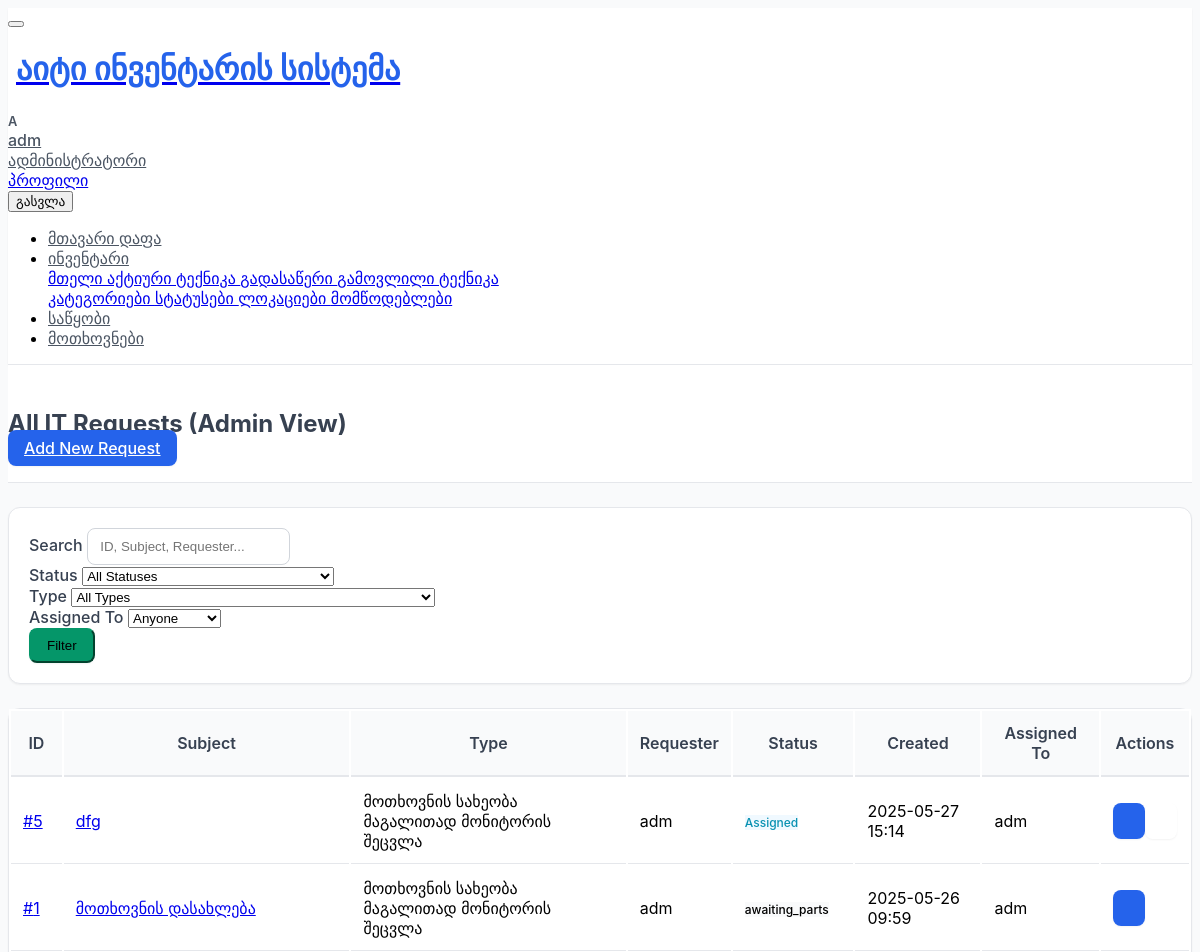
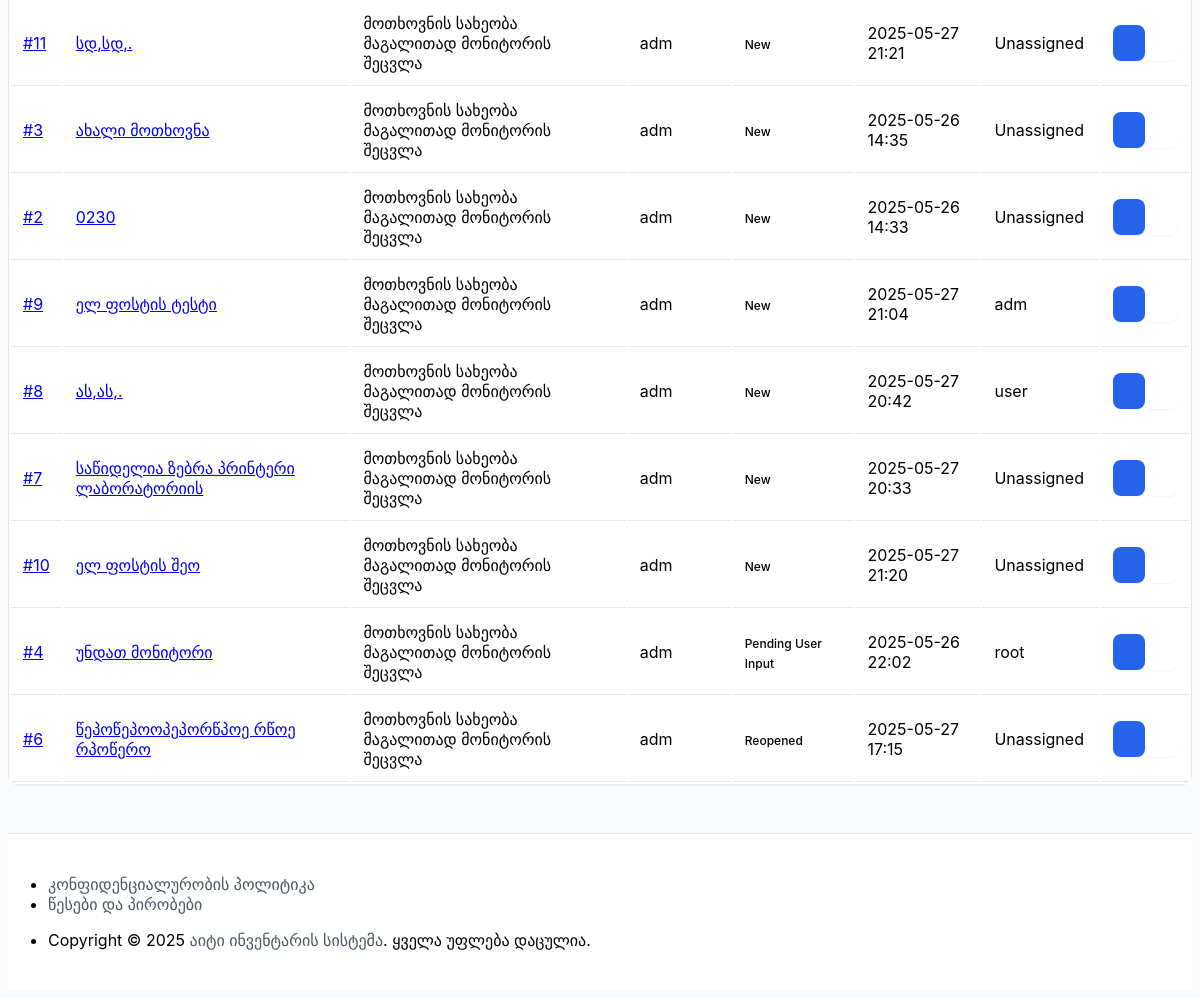
The app's page /requests/admin-list/ (signed in), older data (2 pictures, top to bottom).
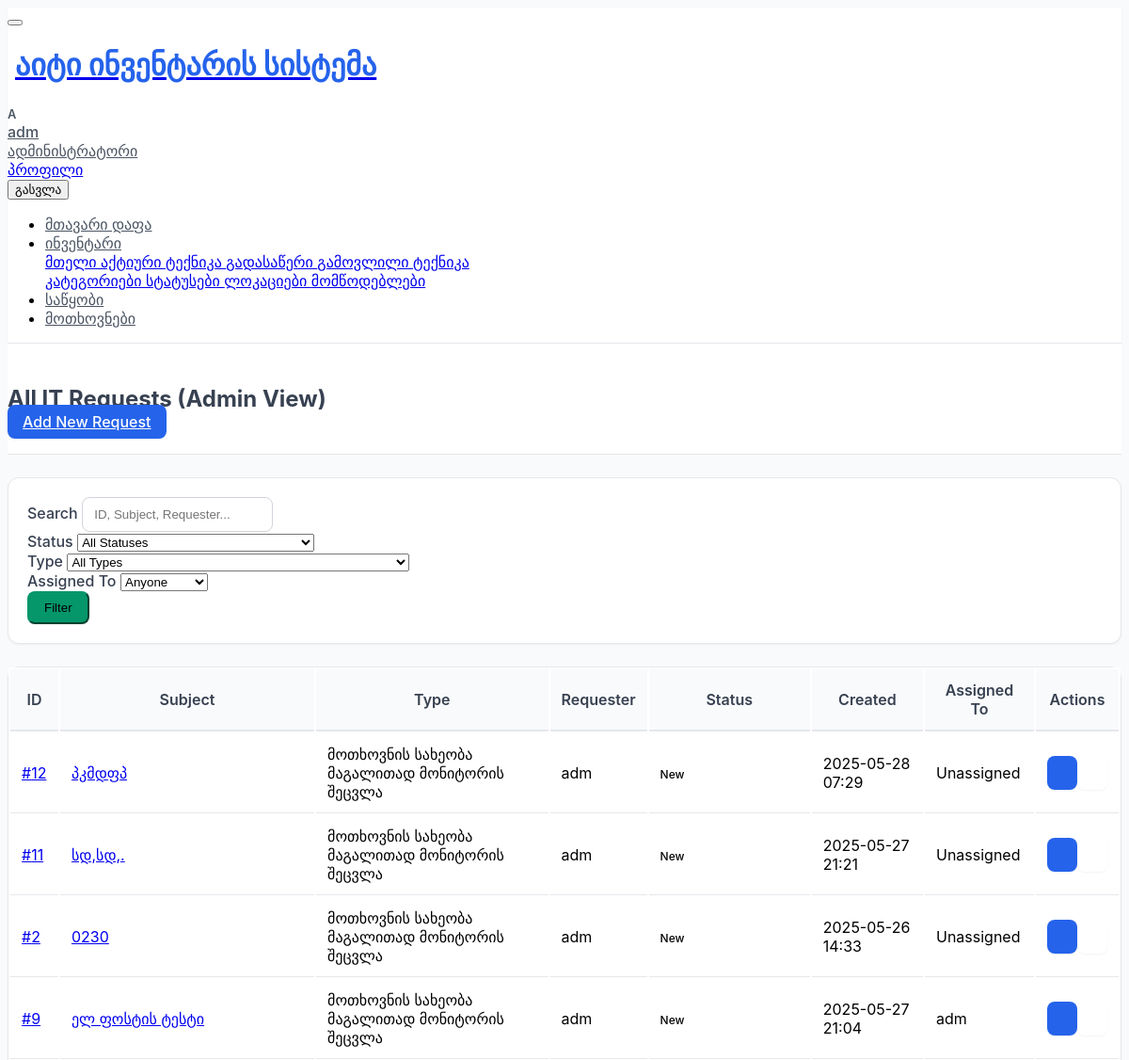
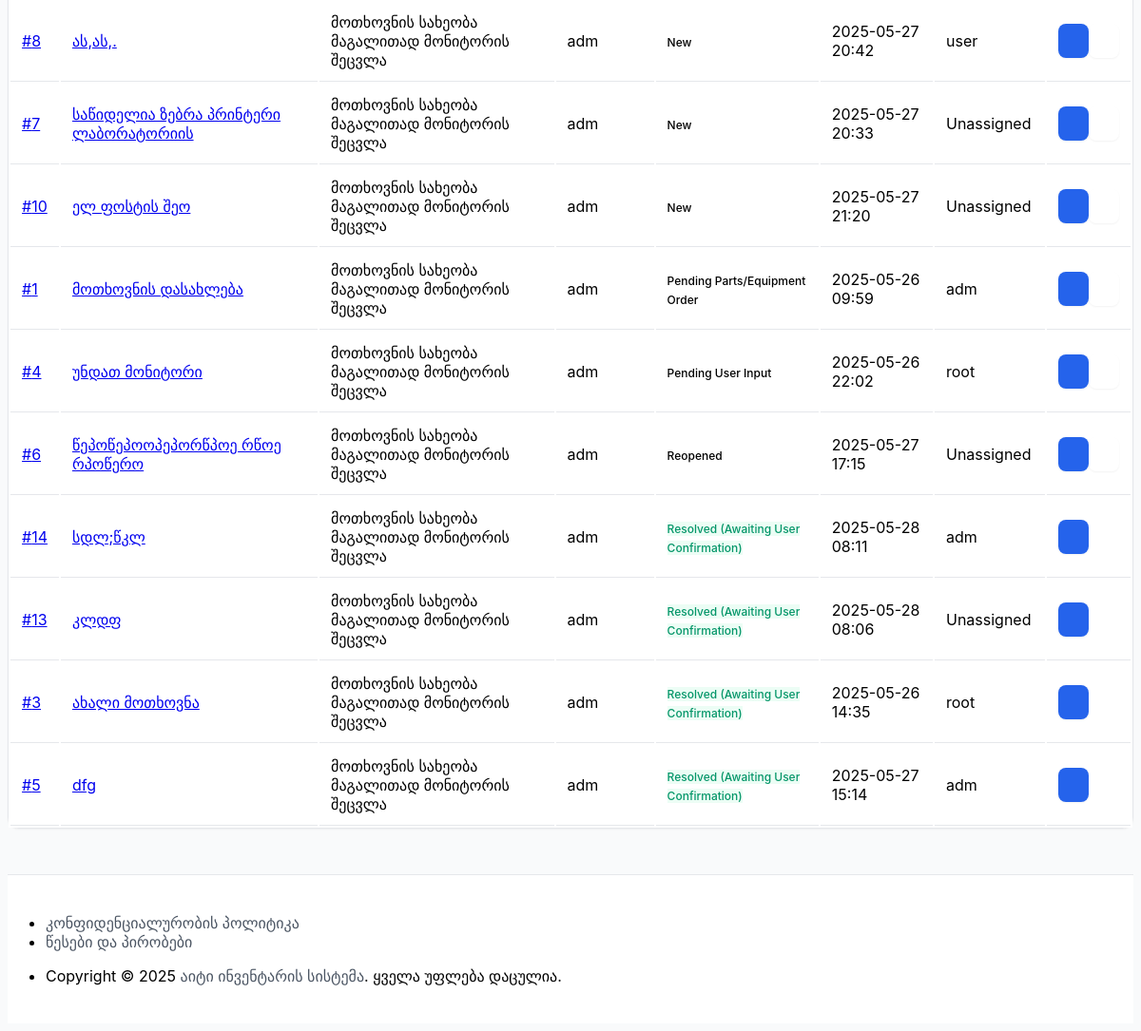
The same page, newer data (2 pictures, top to bottom).
### requests_app/models.py (models this page shows, shortened)
class Request(models.Model):
    STATUS_NEW = 'new'
    STATUS_ASSIGNED = 'assigned'
    STATUS_IN_PROGRESS = 'in_progress'
    STATUS_PENDING_USER_INPUT = 'pending_user_input'
    STATUS_PENDING_ORDER = 'pending_order'
    STATUS_PENDING_THIRD_PARTY = 'pending_third_party'
    STATUS_ON_HOLD_INTERNAL = 'on_hold_internal'
    STATUS_RESOLVED_AWAITING_CONFIRMATION = 'resolved_awaiting_confirmation'
    STATUS_CLOSED_CONFIRMED = 'closed_confirmed'
    STATUS_CLOSED_AUTO = 'closed_auto'
    STATUS_REOPENED = 'reopened'
    STATUS_REJECTED = 'rejected'
    STATUS_CANCELLED = 'cancelled'
    STATUS_CHOICES = [
        (STATUS_NEW, _('New')),
        (STATUS_ASSIGNED, _('Assigned')),
        (STATUS_IN_PROGRESS, _('In Progress')),
        (STATUS_PENDING_USER_INPUT, _('Pending User Input')),
        (STATUS_PENDING_ORDER, _('Pending Parts/Equipment Order')),
        (STATUS_PENDING_THIRD_PARTY, _('Pending Third Party Action')),
        (STATUS_ON_HOLD_INTERNAL, _('On Hold (Internal Reasons)')),
        (STATUS_RESOLVED_AWAITING_CONFIRMATION, _('Resolved (Awaiting User Confirmation)')),
        (STATUS_CLOSED_CONFIRMED, _('Closed (User Confirmed)')),
        (STATUS_CLOSED_AUTO, _('Closed (Auto-Closed)')),
        (STATUS_REOPENED, _('Reopened')),
        (STATUS_REJECTED, _('Rejected')),
        (STATUS_CANCELLED, _('Cancelled')),
    ]
    PRIORITY_LOW = 'low'
    PRIORITY_MEDIUM = 'medium'
    PRIORITY_HIGH = 'high'
    PRIORITY_CRITICAL = 'critical'
    PRIORITY_CHOICES = [
        (PRIORITY_LOW, _('Low')),
        (PRIORITY_MEDIUM, _('Medium')),
        (PRIORITY_HIGH, _('High')),
        (PRIORITY_CRITICAL, _('Critical')),
    ]
    subject = models.CharField(
        _("Subject"),
        max_length=255,
        help_text=_("მოთხოვნის მოკლე სათაური/შინაარსი.")
    )
    description = models.TextField(
        _("Detailed Description"),
        help_text=_("სრულად აღწერეთ საკითხი, საჭიროება ან მოთხოვნის მიზეზი. მიუთითეთ ნებისმიერი შეცდომის კოდი, დეტალი და ა.შ.")
    )
    request_type = models.ForeignKey(
        RequestType,
        verbose_name=_("Request Type"),
        on_delete=models.PROTECT,
        related_name='requests',
        help_text=_("აირჩიეთ მოთხოვნის შესაბამისი ტიპი.")
    )
    status = models.CharField(
        _("Status"),
        max_length=35,
        choices=STATUS_CHOICES,
        default=STATUS_NEW,
        help_text=_("მოთხოვნის მიმდინარე სტატუსი.")
    )
    priority = models.CharField(
        _("Priority"),
        max_length=20,
        choices=PRIORITY_CHOICES,
        default=PRIORITY_MEDIUM,
        help_text=_("აირჩიეთ მოთხოვნის პრიორიტეტი.")
    )
    requested_by = models.ForeignKey(
        settings.AUTH_USER_MODEL,
        verbose_name=_("Requested By"),
        on_delete=models.PROTECT,
        related_name='submitted_requests',
        help_text=_("მომხმარებელი, რომელმაც დაარეგისტრირა მოთხოვნა.")
    )
    request_location = models.ForeignKey(
        InventoryLocation,
        verbose_name=_("Request Location (Department/Room) (Optional)"),
        on_delete=models.SET_NULL,
        null=True,
        blank=True,
        related_name='location_requests',
        help_text=_("მიუთითეთ დეპარტამენტი, შენობა ან ოთახი, რომელსაც ეს მოთხოვნა ეხება.")
    )
    assigned_to = models.ForeignKey(
        settings.AUTH_USER_MODEL,
        verbose_name=_("Assigned To (IT Staff) (Optional)"),
        on_delete=models.SET_NULL,
        null=True,
        blank=True,
        related_name='assigned_requests',
        limit_choices_to={'is_staff': True},
        help_text=_("IT პერსონალი, რომელიც პასუხისმგებელია ამ მოთხოვნის შესრულებაზე.")
    )
    related_existing_equipment = models.ForeignKey(
        Equipment,
        verbose_name=_("Related Existing Equipment (Optional)"),
        on_delete=models.SET_NULL,
        null=True,
        blank=True,
        related_name='maintenance_or_issue_requests',
        help_text=_("თუ მოთხოვნა ეხება კონკრეტულ, სისტემაში უკვე არსებულ ტექნიკას (მაგ., შეკეთება), აირჩიეთ აქ.")
    )
    desired_completion_date = models.DateField(
        _("Desired Completion Date (Optional)"),
        null=True,
        blank=True,
        help_text=_("სასურველი დასრულების თარიღი, თუ არსებობს.")
    )
    created_at = models.DateTimeField(_("Date Submitted"), default=timezone.now, editable=False)
    date_assigned = models.DateTimeField(_("Date Assigned"), null=True, blank=True, editable=False)
    resolved_at = models.DateTimeField(_("Date Technically Resolved"), null=True, blank=True, editable=False)
    closed_at = models.DateTimeField(_("Date Closed"), null=True, blank=True, editable=False)
    updated_at = models.DateTimeField(_("Last Updated"), auto_now=True, editable=False)
    issued_equipment_items = models.ManyToManyField(
        Equipment,
        verbose_name=_("Issued Equipment Items (as a result of this request)"),
        blank=True,
        related_name='fulfilled_by_requests',
        help_text=_("ამ მოთხოვნის შესრულების შედეგად გაცემული ინდივიდუალური ტექნიკის ერთეულები.")
    )
    resolution_notes = models.TextField(
        _("Resolution Notes / IT Comments"),
        blank=True,
        null=True,
        help_text=_("IT პერსონალის შიდა კომენტარები მოთხოვნის შესრულების, უარყოფის ან შეჩერების მიზეზების შესახებ.")
    )
    _original_status = None
    _original_assigned_to_id = None
    def __init__(self, *args, **kwargs):
        super().__init__(*args, **kwargs)
        self._original_status = self.status
        self._original_assigned_to_id = self.assigned_to_id
    _status_badge_map = {
        STATUS_NEW: 'primary',
        STATUS_ASSIGNED: 'info',
        STATUS_IN_PROGRESS: 'cyan',
        STATUS_PENDING_USER_INPUT: 'orange',
        STATUS_PENDING_ORDER: 'yellow',
        STATUS_PENDING_THIRD_PARTY: 'lime',
        STATUS_ON_HOLD_INTERNAL: 'secondary',
        STATUS_RESOLVED_AWAITING_CONFIRMATION: 'success',
        STATUS_CLOSED_CONFIRMED: 'dark',
        STATUS_CLOSED_AUTO: 'dark',
        STATUS_REOPENED: 'indigo',
        STATUS_REJECTED: 'danger',
        STATUS_CANCELLED: 'secondary',
    }
    def get_status_badge_class(self):
        return f"bg-{self._status_badge_map.get(self.status, 'light text-dark')}-lt"
    @property
    def can_be_edited_by_staff(self):
        editable_statuses = [
            self.STATUS_NEW,
            self.STATUS_ASSIGNED,
            self.STATUS_IN_PROGRESS,
            self.STATUS_PENDING_USER_INPUT,
            self.STATUS_PENDING_ORDER,
            self.STATUS_PENDING_THIRD_PARTY,
            self.STATUS_ON_HOLD_INTERNAL,
            self.STATUS_REOPENED,
        ]
        return self.status in editable_statuses
    def get_absolute_url(self):
        return reverse('requests_app:request_detail', kwargs={'pk': self.pk})
    class Meta:
        ordering = ['-created_at', '-priority'] # Added priority
        verbose_name = _("IT Support Request")
        verbose_name_plural = _("IT Support Requests")
        permissions = [
            ("can_assign_request", _("Can assign IT requests to staff")),
            ("can_change_request_status_all", _("Can change status of ANY IT request")),
            ("can_view_all_requests", _("Can view all IT requests")),
            ("can_close_own_submitted_request", _("Can close/confirm own submitted IT requests as user")),
            ("can_reopen_request", _("Can reopen IT requests")),
            ("can_manage_issued_items", _("Can add/remove issued equipment/stock for a request")),
        ]

class RequestType(models.Model):
    name = models.CharField(
        _("Request Type Name"),
        max_length=100,
        unique=True,
        help_text=_("მოთხოვნის/სერვისის ტიპის დასახელება (მაგ., ახალი ტექნიკის მოთხოვნა, ტექნიკის შეკეთება, პროგრამული უზრუნველყოფის ინსტალაცია).")
    )
    description = models.TextField(
        _("Description (Optional)"),
        blank=True,
        null=True,
        help_text=_("მოთხოვნის ტიპის მოკლე აღწერა.")
    )
    class Meta:
        verbose_name = _("Request Type")
        verbose_name_plural = _("Request Types")
        ordering = ['name']

### requests_app/views.py (the view, shortened to what this page needs)
# urls.py: path('admin-list/', views.AdminRequestListView.as_view(), name='admin_request_list'),
class AdminRequestListView(StaffRequiredMixin, ListView): # Now inherits StaffRequiredMixin
    model = Request
    template_name = 'requests_app/request_admin_list.html'
    context_object_name = 'requests'
    paginate_by = 15
    def test_func(self): # Overrides StaffRequiredMixin's test_func for more specific check
        return super().test_func() and self.request.user.has_perm('requests_app.view_request')
    def get_queryset(self):
        queryset = Request.objects.select_related(
            'request_type',
            'requested_by',
            'assigned_to',
            'related_existing_equipment',
            'request_location'
        ).order_by('status', '-priority', '-created_at')
        search_query = self.request.GET.get('q', '').strip()
        status_filter = self.request.GET.get('status', '')
        type_filter = self.request.GET.get('type', '')
        assigned_to_filter = self.request.GET.get('assigned_to', '')
        if status_filter:
            queryset = queryset.filter(status=status_filter)
        if type_filter:
            queryset = queryset.filter(request_type_id=type_filter)
        if assigned_to_filter:
            if assigned_to_filter == 'unassigned':
                queryset = queryset.filter(assigned_to__isnull=True)
            else:
                queryset = queryset.filter(assigned_to_id=assigned_to_filter)
        return queryset
    def get_context_data(self, **kwargs):
        context = super().get_context_data(**kwargs)
        context['page_title'] = _("All IT Requests (Admin View)")
        context['status_choices_for_filter'] = Request.STATUS_CHOICES
        context['types_for_filter'] = RequestType.objects.all().order_by('name')
        context['staff_users_for_filter'] = User.objects.filter(is_staff=True).order_by('username')
        context['current_q'] = self.request.GET.get('q', '')
        context['current_status'] = self.request.GET.get('status', '')
        context['current_type'] = self.request.GET.get('type', '')
        context['current_assigned_to'] = self.request.GET.get('assigned_to', '')
        context['can_add_request'] = self.request.user.has_perm('requests_app.add_request')
        return context

### requests_app/views.py (called while the page is built)
    def test_func(self):
        return self.request.user.is_staff

### requests_app/templates/requests_app/request_admin_list.html (shortened to what the changed rows need)
{% extends "core/base.html" %}
{% load static i18n %}
{% block page_header_title %}
    {{ page_title|default:_("All IT Requests") }}
{% endblock page_header_title %}
{% block content %}
    {% if requests %}
        <div class="card">
            <div class="table-responsive">
                <table class="table table-vcenter card-table table-striped table-hover">
                    <thead>
                        <tr>
                            <th>{% trans "ID" %}</th>
                            <th>{% trans "Subject" %}</th>
                            <th>{% trans "Type" %}</th>
                            <th>{% trans "Requester" %}</th>
                            <th>{% trans "Status" %}</th>
                            <th>{% trans "Created" %}</th>
                            <th>{% trans "Assigned To" %}</th>
                            <th class="w-1">{% trans "Actions" %}</th>
                        </tr>
                    </thead>
                    <tbody>
                        {% for request_obj in requests %}
                        <tr>
                            <td><a href="{{ request_obj.get_absolute_url }}">#{{ request_obj.id }}</a></td>
                            <td>
                                <a href="{{ request_obj.get_absolute_url }}">
                                    {{ request_obj.subject|truncatewords:8 }}
                                </a>
                            </td>
                            <td>{{ request_obj.request_type.name|default:"-" }}</td>
                            <td>{{ request_obj.requested_by.get_full_name|default:request_obj.requested_by.username }}</td>
                            <td>
                                <span class="badge {{ request_obj.get_status_badge_class }}">{{ request_obj.get_status_display }}</span>
                            </td>
                            <td>{{ request_obj.created_at|date:"Y-m-d H:i" }}</td>
                            <td>
                                {% if request_obj.assigned_to %}
                                    {{ request_obj.assigned_to.get_full_name|default:request_obj.assigned_to.username }}
                                {% else %}
                                    {% trans "Unassigned" %}
                                {% endif %}
                            </td>                            <td>
                                <div class="btn-list flex-nowrap">
                                    <a href="{{ request_obj.get_absolute_url }}" class="btn btn-primary" title="{% trans "View Details" %}">
                                    </a>
                                    {% if user.is_staff and request_obj.can_be_edited_by_staff %}
                                    <a href="{% url 'requests_app:request_edit' pk=request_obj.pk %}" class="btn btn-secondary" title="{% trans "Edit Request" %}">
                                    </a>
                                    {% endif %}
                                </div>
                            </td>
                        </tr>
                        {% endfor %}
                    </tbody>
                </table>
            </div>
        </div>
    {% endif %}
{% endblock content %}

Row changes from the older to the newer data that the page shows:
added Request: id "12", subject "პკმდფპ", request_type.name "მოთხოვნის სახეობა მაგალითად მონიტორის შეცვლა", requested_by.get_full_name "adm", status "New", created_at "2025-05-28 07:29"
changed Request "მოთხოვნის დასახლება": status "awaiting_parts" → "Pending Parts/Equipment Order"; moves down the list
added Request: id "14", subject "სდლ;წკლ", request_type.name "მოთხოვნის სახეობა მაგალითად მონიტორის შეცვლა", requested_by.get_full_name "adm", status "Resolved (Awaiting User Confirmation)", created_at "2025-05-28 08:11", assigned_to.get_full_name "adm"
added Request: id "13", subject "კლდფ", request_type.name "მოთხოვნის სახეობა მაგალითად მონიტორის შეცვლა", requested_by.get_full_name "adm", status "Resolved (Awaiting User Confirmation)", created_at "2025-05-28 08:06"
changed Request "ახალი მოთხოვნა": status "New" → "Resolved (Awaiting User Confirmation)"; assigned_to.get_full_name (not shown) → "root"; trans "Unassigned" → (not shown); moves down the list
changed Request "dfg": status "Assigned" → "Resolved (Awaiting User Confirmation)"; moves down the list
